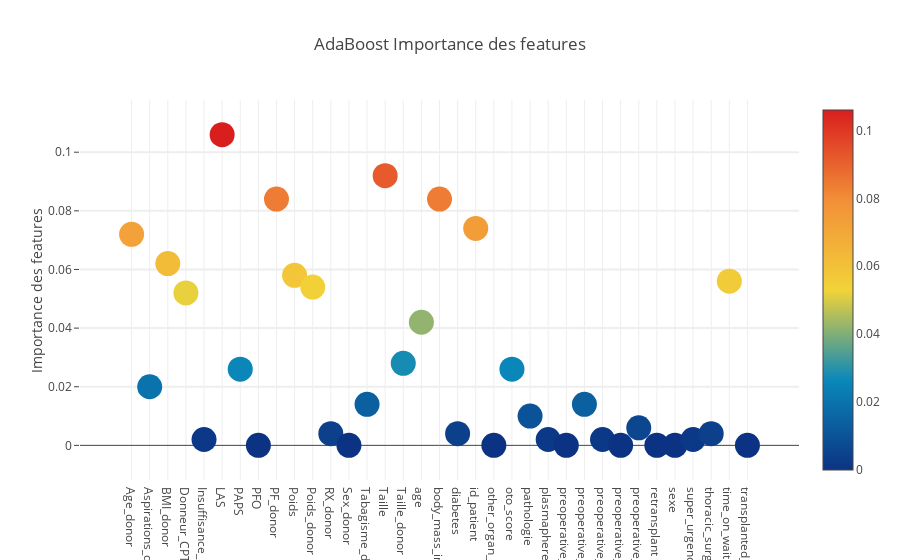

Write notebook code for a chart like this one.
### Code cell
trace = go.Scatter(
    y = feature_dataframe['AdaBoost Importance des features'].values,
    x = feature_dataframe['features'].values,
    mode='markers',
    marker=dict(
        sizemode = 'diameter',
        sizeref = 1,
        size = 25,
        color = feature_dataframe['AdaBoost Importance des features'].values,
        colorscale='Portland',
        showscale=True
    ),
    text = feature_dataframe['features'].values
)
data = [trace]

layout= go.Layout(
    autosize= True,
    title= 'AdaBoost Importance des features',
    hovermode= 'closest',
    yaxis=dict(
        title= 'Importance des features',
        ticklen= 5,
        gridwidth= 2
    ),
    showlegend= False
)
fig = go.Figure(data=data, layout=layout)
py.iplot(fig,filename='scatter2010')

### Figure 1 — Plotly figure (JSON) as saved in the notebook; plotly's stock layout.template omitted (floating-point values rounded to 4 significant figures)
{"data": [{"marker": {"color": [0.072, 0.02, 0.062, 0.052, 0.002, 0.106, 0.026, 0, 0.084, 0.058, 0.054, 0.004, 0, 0.014, 0.092, 0.028, 0.042, 0.084, 0.004, 0.074, 0, 0.026, 0.01, 0.002, 0, 0.014, 0.002, 0, 0.006, 0, 0, 0.002, 0.004, 0.056, 0], "colorscale": "Portland", "showscale": true, "size": 25, "sizemode": "diameter", "sizeref": 1}, "mode": "markers", "text": ["Age_donor", "Aspirations_donor", "BMI_donor", "Donneur_CPT", "Insuffisance_renale", "LAS", "PAPS", "PFO", "PF_donor", "Poids", "Poids_donor", "RX_donor", "Sex_donor", "Tabagisme_donor", "Taille", "Taille_donor", "age", "body_mass_index", "diabetes", "id_patient", "other_organ_transplantation", "oto_score", "pathologie", "plasmapherese", "preoperative_ECMO", "preoperative_ICU", "preoperative_mechanical_ventilation", "preoperative_pulmonary_hypertension", "preoperative_vasopressor", "retransplant", "sexe", "super_urgence", "thoracic_surgery_history", "time_on_waiting_liste", "transplanted_twice_during_study_period"], "type": "scatter", "uid": "8e9bb3e6-fbda-11e8-902e-6002921757e3", "x": ["Age_donor", "Aspirations_donor", "BMI_donor", "Donneur_CPT", "Insuffisance_renale", "LAS", "PAPS", "PFO", "PF_donor", "Poids", "Poids_donor", "RX_donor", "Sex_donor", "Tabagisme_donor", "Taille", "Taille_donor", "age", "body_mass_index", "diabetes", "id_patient", "other_organ_transplantation", "oto_score", "pathologie", "plasmapherese", "preoperative_ECMO", "preoperative_ICU", "preoperative_mechanical_ventilation", "preoperative_pulmonary_hypertension", "preoperative_vasopressor", "retransplant", "sexe", "super_urgence", "thoracic_surgery_history", "time_on_waiting_liste", "transplanted_twice_during_study_period"], "y": [0.072, 0.02, 0.062, 0.052, 0.002, 0.106, 0.026, 0, 0.084, 0.058, 0.054, 0.004, 0, 0.014, 0.092, 0.028, 0.042, 0.084, 0.004, 0.074, 0, 0.026, 0.01, 0.002, 0, 0.014, 0.002, 0, 0.006, 0, 0, 0.002, 0.004, 0.056, 0]}], "layout": {"autosize": true, "hovermode": "closest", "showlegend": false, "title": "AdaBoost Importance des features", "yaxis": {"gridwidth": 2, "ticklen": 5, "title": "Importance des features"}}}
